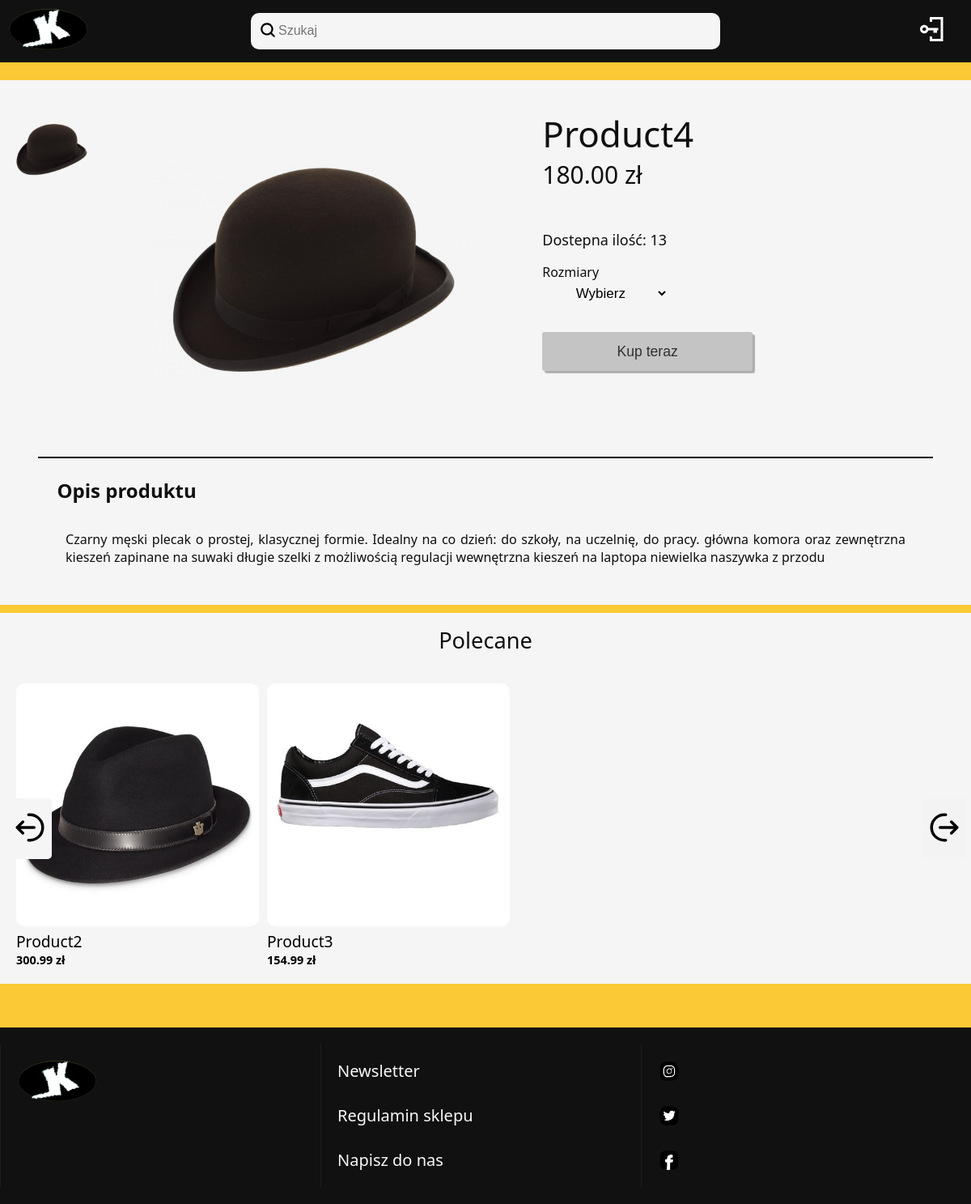
The app's page /produkty/product4-996025d.php with its own data.
### tables this page shows
CREATE TABLE `produkty` (
  `id` int(11) NOT NULL,
  `nazwa` varchar(200) NOT NULL,
  `cena` decimal(10,2) NOT NULL,
  `ilosc` smallint(6) NOT NULL,
  `rodzaj` varchar(50) NOT NULL,
  `opis` text NOT NULL,
  `zdjecie` varchar(250) DEFAULT NULL,
  `indeks_produktu` varchar(8) DEFAULT NULL
);

### link_creator.php (called while the page is built)
<?php
$splitUrl= explode("/",$_SERVER['PHP_SELF']);
if(in_array("produkty",$splitUrl)){
    $urlP = strtolower($wynik['nazwa'])."-".$wynik['indeks_produktu'].".php";
}
else{
    $urlP = "produkty/".strtolower($wynik['nazwa'])."-".$wynik['indeks_produktu'].".php";
}
array_pop($splitUrl);
array_push($splitUrl, $urlP);
$link = implode("/",$splitUrl);
?>

### produkt.php (the view, shortened to what this page needs)
<?php
$indeks1 = explode("/", $_SERVER["REQUEST_URI"]);
$indeks2 = explode('.php',$indeks1[3]);
$indeks3 = explode('-',$indeks2[0]);
$pyt_prod= $conn -> prepare('SELECT nazwa,cena,ilosc,opis,zdjecie FROM produkty WHERE indeks_produktu like ?');
$indeks_produktu = end($indeks3);
$pyt_prod->execute([$indeks_produktu]);
$dane = $pyt_prod->fetch();
$nazwa_prod = str_replace('-', ' ', $dane["nazwa"]);
$zdjecia_array = explode(",", $dane["zdjecie"]);
?>
<div class='contener'>
<div class='grid_produkt'>
    <div id='div2'>
            <?php
            if($dane["zdjecie"] != NULL){
                for($i=0; $i < sizeof($zdjecia_array); $i++){
                    $zdjecie_prod = "../zdjecia_produktow/" . $zdjecia_array[$i];
                    echo "<img class='pick_pic' src='$zdjecie_prod' id=prod$i style='width:auto; height:auto; max-width: 100px;' alt=zdjecie/produktu".$i.">";
                }
            }
            else{
                echo "<img class='pick_pic' src='' id=prod1 style='width:auto; height:auto; max-width: 100px;' alt=brak_zdjecia>";
            }
            ?>
    </div>
    <div id='div1'>
        <?php echo "<img src='". "../zdjecia_produktow/" .$zdjecia_array[0]. "' id=prod alt=zdjecie/produktu>"; ?>
    </div>
    <div id="div3">
        <?php
        echo "<form action='' method=POST>";
        echo "<p id=nazwa>".ucfirst($nazwa_prod)."</p>";
        echo "<p name=cena id=cena>".$dane["cena"]. " zł</p>";
        echo "<p name=ilosc id=ilosc>Dostepna ilość: ".$dane["ilosc"]."</p>";
        echo "<span>Rozmiary</span> "."<select id=rozmiar name=rozmiar >";
        echo "<option value=''>Wybierz</option>";
        echo "</select>";
        echo "<button  class='button_kup'  name='btnsubmit' type=submit onclick='add_to_cart()' id='btnsubmit' disabled>Kup teraz</button></form>";
        ?>
    </div>
    <div id="div4">
        <?php
        echo "<h2>Opis produktu</h2><br>";
        echo "<p style=padding:1%; font-family:Segoe UI;>".$dane["opis"]."</p>";
        ?>
    </div>
</div>

### produkty/product4-996025d.php (shortened to what this page needs)
<!DOCTYPE html>
<html lang='pl'>
<head>
    <link rel='stylesheet' href='../s.css?v1.2'>
</head>
<body>
<?php
include_once('../header_produkty.php');
include_once('../produkt.php');
?>
<?php include_once('../podobne_produkty.php');?>
</div>
<footer>
</footer>
</body>
</html>

### header_produkty.php (shortened to what this page needs)
<head>
</head>
<header class="naglowek">
<div class='menu1'>
    <a href="../index.php"><img src="../svg/logo1.svg" alt="logo" width="100px" height="auto"></a>
</div>
<div class="menu2">
    <img src="../svg/search.svg" width="22px" height="22px" alt="U+1f60d">
    <form class="form-wyszukania" action=''>
        <input class="wyszukiwarka" name onfocusin="powieksz_wyszukiwanie()" onfocusout="zmniejsz_wyszukiwanie()" type="text" name='wyszukiwarka' id="wyszukiwarka" onkeyup='wyszukanie(this.value)' placeholder="Szukaj">
    </form>
</div>
<div class='wyloguj'>
<?php
    if( !isset( $_SESSION['email'] ) && empty( $_SESSION['email'] ) ){
        echo "<a href='../logowanie.php' id='log_in'><img src='../svg/log_in.svg' width='36px' height='36px' alt='zaloguj'></a>";
    }
?>
</div>
</header>
<br>

### podobne_produkty.php (shortened to what this page needs)
<?php
include('laczenieZbaza.php');
echo "<div class='podobne_produkty'>";
echo "<p id='tytul_polecane'>Polecane</p>";
$pytanie_pierwszy_id = $conn -> query('SELECT MAX(id) FROM produkty');
$pytanie_ostatni_id = $conn -> query('SELECT MIN(id) FROM produkty');
$max_array = $pytanie_pierwszy_id->fetch();
$min_array = $pytanie_ostatni_id->fetch();
$lista_uzytych_numerow=[''];
$lista_do_bazy = '';
for($i=0; $i < 6; $i++){
  $los = rand($min_array[0], $max_array[0]);
  array_push($lista_uzytych_numerow, $los);
  if(in_array($los, $lista_uzytych_numerow, false)){
    if($i==0){ $lista_do_bazy .= $los; }
    else{ $lista_do_bazy .= "," . $los; }
  }
}
$podobne_produkty = $conn -> query("SELECT id,nazwa, cena, zdjecie, indeks_produktu FROM produkty WHERE id IN ($lista_do_bazy);");
echo "<ul class='list_prod' style='left: 0; transition: 0.7s;'>";
while($wynik = $podobne_produkty->fetch()){
    $nazwa = ucfirst($wynik["nazwa"]);
    $zdjecia_array = explode(",", $wynik["zdjecie"]);
    $linkZdj = "../zdjecia_produktow/" . $zdjecia_array[0];
    include("link_creator.php");
    echo "<li>";
    echo "<a style='color: black; text-decoration:none;' href='$link'>";
    echo "<img src=$linkZdj class='podobny_produkt_zdjecie' alt='podobny produkt'>";
    echo "<p style='font-size: 1.2rem;'>$nazwa</p>";
    echo "<p style='font-size: 0.9rem; font-weight:bold;'>$wynik[cena] zł</p>";
    echo "</a>";
    echo "</li>";
}
echo "</ul>";
echo "<button class='button_prev' onclick=pozycjaminus()>". "<img src='../svg/arrow-left.svg' width='42px' height='42px'>" ."</button>";
echo "<button class='button_next' onclick=pozycjaplus()>". "<img src='../svg/arrow-right.svg' width='42px' height='42px'>" ."</button>";
echo "</div>";
?>

### records on screen
produkty: zdjecie (picture), nazwa "Product4", cena "180.00", ilosc "13", opis "Czarny męski plecak o prostej, klasycznej formie. Idealny na co dzień: do szkoły, na uczelnię, do pracy. główna komora oraz zewnętrzna kieszeń zapinane na suwaki długie szelki z możliwością regulacji wewnętrzna kieszeń na laptopa niewielka naszywka z przodu"
produkty: zdjecie (picture), nazwa "Product2", cena "300.99"
produkty: zdjecie (picture), nazwa "Product3", cena "154.99"
